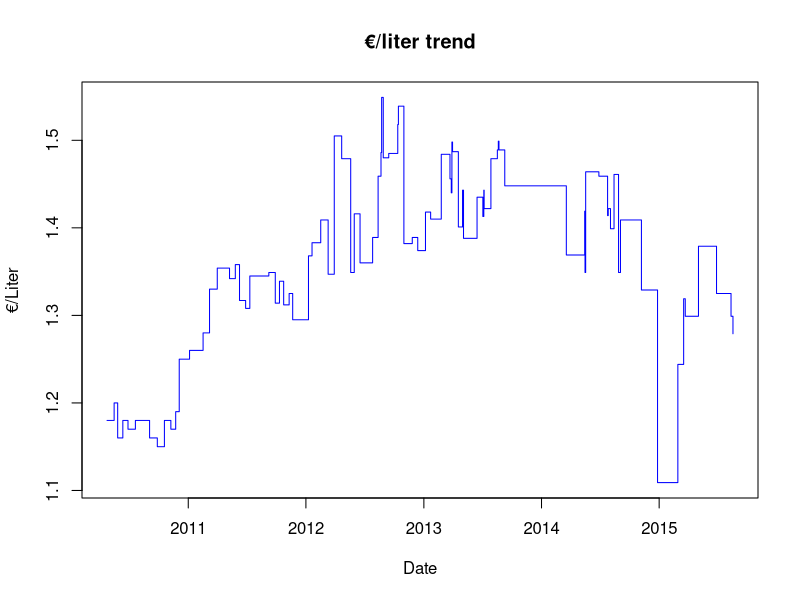

Write the R code that produced this figure. (Note: this script raises an error after producing the figure.)
#######################
##  Stats form data  ##
#######################

# setwd("C:/$user/PERSONAL/github/gasdatarecord")

# Take data from Github CSV file:
# githubcsv <- url("http://raw.githubusercontent.com/nachoad/gasdatarecord/master/gdata.csv")
# gdata <- read.csv(githubcsv)

# libraries:
library(ggplot2)
library(scales)

# Take data from local CSV file:
gdata <- read.csv("gdata.csv")

# First info:
str (gdata)
summary (gdata)

# Charts:
png("./imgs/euros_by_liter_trend.png", width = 800, height = 480, units = "px")
plot(gdata$eLiter~as.Date(gdata$date, "%d-%m-%Y"), type = "s", xlab="Date",ylab="€/Liter", main="€/liter trend", col='blue')
dev.off()

# date <- strptime(gdata$date, "%d-%m-%Y")
# eliter <- gdata$eLiter
# eliter <- as.integer(gdata$eLiter, )

x_date <- as.Date(gdata$date, format = "%d-%m-%Y")
d <- data.frame(xdate = x_date, yeliter=gdata$eLiter)
ggplot(d, aes(xdate, yeliter)) +
      geom_line(colours()) +
      scale_x_date(breaks = date_breaks("months"),
                   labels = date_format("%Y"))
